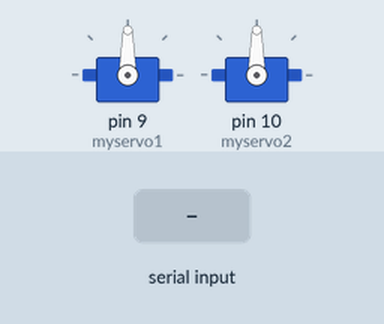
Simulated run of this sketch. Board: Arduino Uno, built with avr-gcc and run on an emulated ATmega328P. Parts: 2 × servo. The inputs (shaded band) are chosen by the test bench.

Above: at 1.2 s.
1.3 s: "f" received over Serial
At 2.5 s:
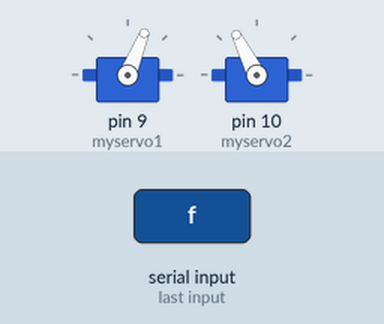
2.8 s: "r" received over Serial
At 3.8 s:
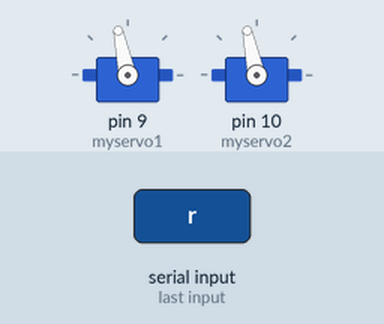
Timing chart, 0 to 5.8 s (numbered marks = the images above; inputs shaded):
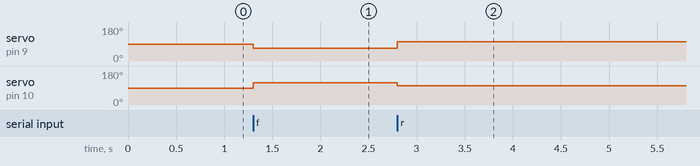

Measured:
- after the input at 1.3 s, servo on pin 9 (myservo1): 90° → 68° at once; servo on pin 10 (myservo2): 90° → 117° at once
- after the input at 2.8 s, servo on pin 9 (myservo1): 68° → 102° at once; servo on pin 10 (myservo2): 117° → 102° at once

The sketch:

motor_driver_script.ino
```cpp
#include <Servo.h>

Servo myservo1; //left
Servo myservo2; //right
double intensity = 25;
double turnIntensity = 10;

void setup() {
  Serial.begin(115200);
  myservo1.attach(9);
  myservo2.attach(10);
  //myservo1.writeMicroseconds(1500);
  //myservo2.writeMicroseconds(1500);
}

void loop() {

  if(Serial.available() > 0){
    char command = Serial.read();
    command &= 0xFF;

    if(command == 'f'){
      myservo1.writeMicroseconds(1500 - (intensity / 50.0 * 500.0));
      myservo2.writeMicroseconds(1500 + (intensity / 50.0 * 500.0));
    }else if(command == 'r'){
      myservo1.writeMicroseconds(1500 + (turnIntensity / 50.0 * 500.0));
      myservo2.writeMicroseconds(1500 + (turnIntensity / 50.0 * 500.0));
    }else if(command == 'l'){
      myservo1.writeMicroseconds(1500 - (turnIntensity / 50.0 * 500.0));
      myservo2.writeMicroseconds(1500 - (turnIntensity / 50.0 * 500.0));
    }else if(command == 's'){
      myservo1.writeMicroseconds(1500);
      myservo2.writeMicroseconds(1500);
    }

  }

}
```
